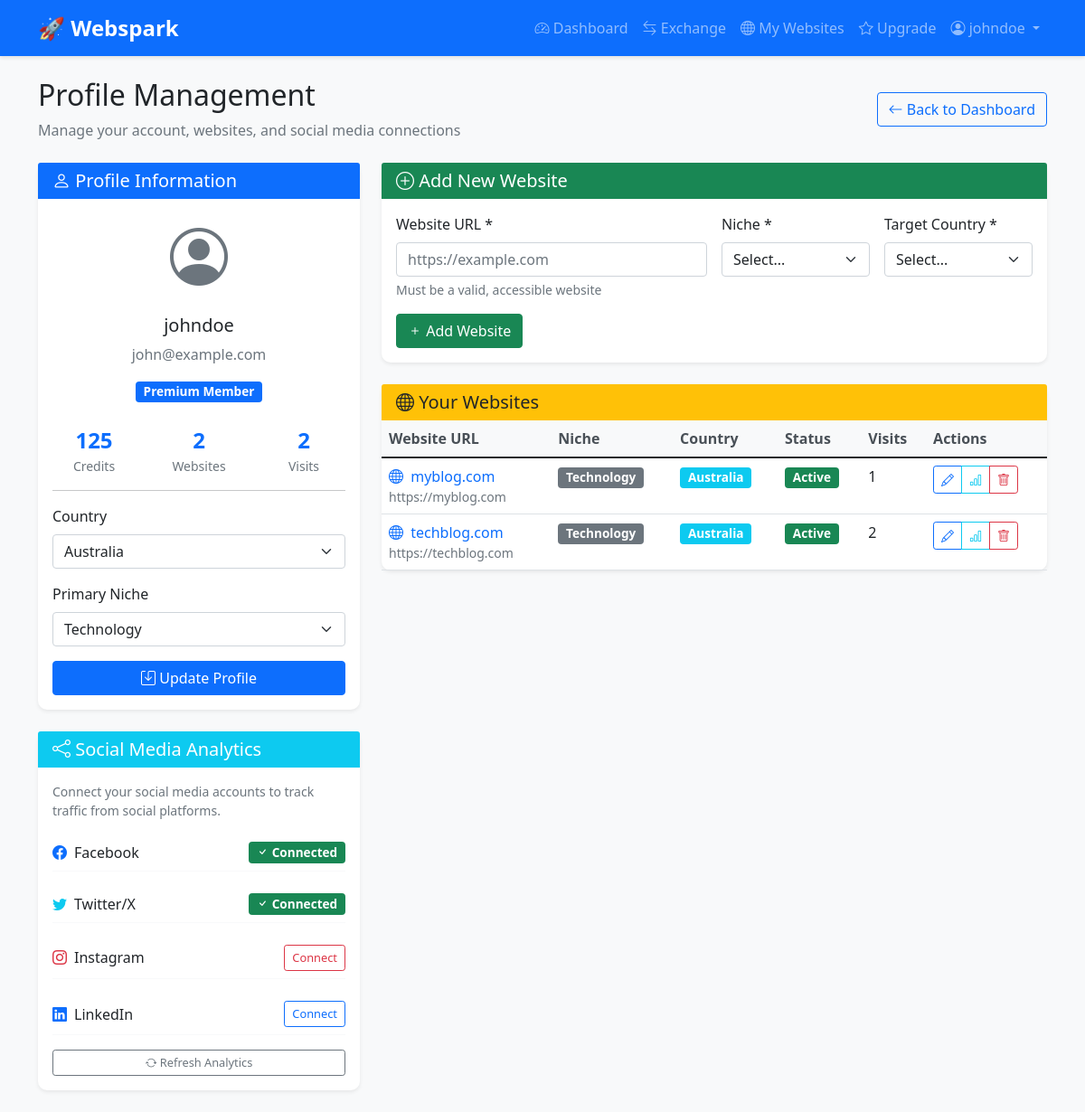
The app's page /profile.php (signed in) with its own data.
### tables this page shows
CREATE TABLE users (
    id INT AUTO_INCREMENT PRIMARY KEY,
    username VARCHAR(50) UNIQUE NOT NULL,
    email VARCHAR(100) UNIQUE NOT NULL,
    password VARCHAR(255) NOT NULL,
    credits INT DEFAULT 0,
    subscription VARCHAR(20) DEFAULT 'free',
    country VARCHAR(50),
    niche VARCHAR(50),
    created_at DATETIME DEFAULT CURRENT_TIMESTAMP,
    
     
    email_verified TINYINT(1) DEFAULT 0,
    verification_code VARCHAR(64),
    reset_token VARCHAR(64),
    reset_expires DATETIME,
    failed_login_attempts INT DEFAULT 0,
    last_login_attempt DATETIME,
    account_locked TINYINT(1) DEFAULT 0,
    
     
    referral_code VARCHAR(32),
    referred_by INT,
    last_active DATETIME DEFAULT CURRENT_TIMESTAMP,
    timezone VARCHAR(50) DEFAULT 'UTC',
    language_preference VARCHAR(10) DEFAULT 'en',
    avatar_url VARCHAR(255),
    bio TEXT,
    
     
    FOREIGN KEY (referred_by) REFERENCES users(id) ON DELETE SET NULL,
    
     
    INDEX idx_email (email),
    INDEX idx_username (username),
    INDEX idx_subscription (subscription),
    INDEX idx_email_verified (email_verified),
    INDEX idx_referral_code (referral_code),
    INDEX idx_created_at (created_at)
);

CREATE TABLE websites (
    id INT AUTO_INCREMENT PRIMARY KEY,
    user_id INT NOT NULL,
    url VARCHAR(500) NOT NULL,  
    title VARCHAR(200),
    description TEXT,
    niche VARCHAR(50),
    country VARCHAR(50),
    language VARCHAR(10) DEFAULT 'en',
    status VARCHAR(20) DEFAULT 'pending',  
    created_at DATETIME DEFAULT CURRENT_TIMESTAMP,
    updated_at DATETIME DEFAULT CURRENT_TIMESTAMP ON UPDATE CURRENT_TIMESTAMP,
    
     
    approval_date DATETIME,
    rejection_reason TEXT,
    last_checked DATETIME,
    
     
    meta_keywords TEXT,
    category VARCHAR(100),
    target_audience VARCHAR(100),
    monthly_visitors INT DEFAULT 0,
    bounce_rate DECIMAL(5,2) DEFAULT 0.00,
    avg_session_duration INT DEFAULT 0,
    
    FOREIGN KEY (user_id) REFERENCES users(id) ON DELETE CASCADE,
    
     
    INDEX idx_user_id (user_id),
    INDEX idx_status (status),
    INDEX idx_niche (niche),
    INDEX idx_country (country),
    INDEX idx_created_at (created_at),
    
     
    UNIQUE KEY unique_url (url)
);

### profile.php (the view, shortened to what this page needs)
<?php
include "config.php";
$user_id = $_SESSION['user_id'];
$stmt = $mysqli->prepare("SELECT * FROM users WHERE id=?");
$stmt->bind_param("i", $user_id);
$stmt->execute();
$user_info = $stmt->get_result()->fetch_assoc();
$stmt = $mysqli->prepare("SELECT * FROM websites WHERE user_id=? ORDER BY id DESC");
$stmt->bind_param("i", $user_id);
$stmt->execute();
$websites = $stmt->get_result();
$stmt = $mysqli->prepare("SELECT * FROM social_accounts WHERE user_id=?");
$stmt->bind_param("i", $user_id);
$stmt->execute();
$social_accounts = $stmt->get_result();
$linked_platforms = [];
while ($account = $social_accounts->fetch_assoc()) {
    $linked_platforms[$account['platform']] = $account['account_id'];
}
?>
<!DOCTYPE html>
<html lang="en">
<head>
  <link href="https://cdn.jsdelivr.net/npm/bootstrap@5.1.3/dist/css/bootstrap.min.css" rel="stylesheet">
  <link href="https://cdn.jsdelivr.net/npm/bootstrap-icons@1.10.0/font/bootstrap-icons.css" rel="stylesheet">
  <link href="assets/css/style.css" rel="stylesheet">
</head>
<body class="dashboard-page">
<?php include "navbar.php"; ?>
<div class="container py-4">
  <div class="d-flex justify-content-between align-items-center mb-4">
    <div>
      <h2>Profile Management</h2>
      <p class="text-muted mb-0">Manage your account, websites, and social media connections</p>
    </div>
    <a href="dashboard.php" class="btn btn-outline-primary">
      <i class="bi bi-arrow-left"></i> Back to Dashboard
    </a>
  </div>
  <div class="row">
    <div class="col-md-4">
      <div class="card shadow-sm mb-4">
        <div class="card-header bg-primary text-white">
          <h5 class="mb-0"><i class="bi bi-person"></i> Profile Information</h5>
        </div>
        <div class="card-body">
          <div class="text-center mb-4">
            <div class="profile-avatar">
              <i class="bi bi-person-circle" style="font-size: 4rem; color: #6c757d;"></i>
            </div>
            <h5 class="mt-2"><?= $user_info['username'] ?></h5>
            <p class="text-muted"><?= $user_info['email'] ?></p>
            <span class="badge bg-<?= $user_info['subscription'] == 'free' ? 'secondary' : ($user_info['subscription'] == 'premium' ? 'primary' : 'success') ?>">
              <?= ucfirst($user_info['subscription']) ?> Member
            </span>
          </div>
          <div class="profile-stats">
            <div class="row text-center">
              <div class="col-4">
                <div class="stat-number"><?= $user_info['credits'] ?></div>
                <div class="stat-label">Credits</div>
              </div>
              <div class="col-4">
                <div class="stat-number"><?php
                  $stmt = $mysqli->prepare("SELECT COUNT(*) as count FROM websites WHERE user_id=?");
                  $stmt->bind_param("i", $user_id);
                  $stmt->execute();
                  echo $stmt->get_result()->fetch_assoc()['count'];
                ?></div>
                <div class="stat-label">Websites</div>
              </div>
              <div class="col-4">
                <div class="stat-number"><?php
                  $stmt = $mysqli->prepare("SELECT COUNT(*) as count FROM visits WHERE visitor_user_id=?");
                  $stmt->bind_param("i", $user_id);
                  $stmt->execute();
                  echo $stmt->get_result()->fetch_assoc()['count'];
                ?></div>
                <div class="stat-label">Visits</div>
              </div>
            </div>
          </div>
          <hr>
          <form id="profileUpdateForm">
            <div class="form-group mb-3">
              <label class="form-label">Country</label>
              <select class="form-select" name="country">
                <option value="Australia" <?= $user_info['country'] == 'Australia' ? 'selected' : '' ?>>Australia</option>
              </select>
            </div>
            <div class="form-group mb-3">
              <label class="form-label">Primary Niche</label>
              <select class="form-select" name="niche">
                <option value="Technology" <?= $user_info['niche'] == 'Technology' ? 'selected' : '' ?>>Technology</option>
              </select>
            </div>
            <button type="submit" class="btn btn-primary w-100">
              <i class="bi bi-save"></i> Update Profile
            </button>
          </form>
        </div>
      </div>
      <div class="card shadow-sm">
        <div class="card-header bg-info text-white">
          <h5 class="mb-0"><i class="bi bi-share"></i> Social Media Analytics</h5>
        </div>
        <div class="card-body">
          <p class="text-muted small">Connect your social media accounts to track traffic from social platforms.</p>
          <?php
          $platforms = [
            'facebook' => ['name' => 'Facebook', 'icon' => 'facebook', 'color' => 'primary'],
            'twitter' => ['name' => 'Twitter/X', 'icon' => 'twitter', 'color' => 'info'],
            'instagram' => ['name' => 'Instagram', 'icon' => 'instagram', 'color' => 'danger'],
            'linkedin' => ['name' => 'LinkedIn', 'icon' => 'linkedin', 'color' => 'primary']
          ];
          foreach ($platforms as $key => $platform):
          ?>
          <div class="social-platform mb-3">
            <div class="d-flex justify-content-between align-items-center">
              <div class="d-flex align-items-center">
                <i class="bi bi-<?= $platform['icon'] ?> text-<?= $platform['color'] ?> me-2"></i>
                <span><?= $platform['name'] ?></span>
              </div>
              <?php if (isset($linked_platforms[$key])): ?>
                <span class="badge bg-success">
                  <i class="bi bi-check"></i> Connected
                </span>
              <?php else: ?>
                <button class="btn btn-sm btn-outline-<?= $platform['color'] ?>"
                        onclick="connectSocial('<?= $key ?>', '<?= $platform['name'] ?>')">
                  Connect
                </button>
              <?php endif; ?>
            </div>
          </div>
          <?php endforeach; ?>
          <div class="mt-3">
            <button class="btn btn-outline-secondary btn-sm w-100" onclick="refreshSocialData()" <?= empty($linked_platforms) ? 'disabled' : '' ?>>
              <i class="bi bi-arrow-repeat"></i> Refresh Analytics
            </button>
          </div>
        </div>
      </div>
    </div>
    <div class="col-md-8">
      <div class="card shadow-sm mb-4">
        <div class="card-header bg-success text-white">
          <h5 class="mb-0"><i class="bi bi-plus-circle"></i> Add New Website</h5>
        </div>
        <div class="card-body">
          <form method="post">
            <div class="row g-3">
              <div class="col-md-6">
                <label class="form-label">Website URL *</label>
                <input type="url" name="url" class="form-control" placeholder="https://example.com" required>
                <div class="form-text">Must be a valid, accessible website</div>
              </div>
              <div class="col-md-3">
                <label class="form-label">Niche *</label>
                <select name="niche" class="form-select" required>
                  <option value="">Select...</option>
                </select>
              </div>
              <div class="col-md-3">
                <label class="form-label">Target Country *</label>
                <select name="country" class="form-select" required>
                  <option value="">Select...</option>
                </select>
              </div>
              <div class="col-12">
                <button type="submit" name="add_website" class="btn btn-success">
                  <i class="bi bi-plus"></i> Add Website
                </button>
              </div>
            </div>
          </form>
        </div>
      </div>
      <div class="card shadow-sm">
        <div class="card-header bg-warning text-dark">
          <h5 class="mb-0"><i class="bi bi-globe"></i> Your Websites</h5>
        </div>
        <div class="card-body p-0">
          <?php if ($websites->num_rows > 0): ?>
            <div class="table-responsive">
              <table class="table table-hover mb-0">
                <thead class="table-light">
                  <tr>
                    <th>Website URL</th>
                    <th>Niche</th>
                    <th>Country</th>
                    <th>Status</th>
                    <th>Visits</th>
                    <th>Actions</th>
                  </tr>
                </thead>
                <tbody>
                  <?php while($website = $websites->fetch_assoc()): ?>
                  <tr>
                    <td>
                      <div class="website-info">
                        <a href="<?= $website['url'] ?>" target="_blank" class="text-decoration-none">
                          <i class="bi bi-globe text-primary me-1"></i>
                          <?= parse_url($website['url'], PHP_URL_HOST) ?>
                        </a>
                        <div class="small text-muted"><?= $website['url'] ?></div>
                      </div>
                    </td>
                    <td><span class="badge bg-secondary"><?= $website['niche'] ?></span></td>
                    <td><span class="badge bg-info"><?= $website['country'] ?></span></td>
                    <td>
                      <?php
                      $status_class = $website['status'] == 'active' ? 'success' : ($website['status'] == 'pending' ? 'warning' : 'danger');
                      ?>
                      <span class="badge bg-<?= $status_class ?>"><?= ucfirst($website['status']) ?></span>
                    </td>
                    <td>
                      <?php
                      $stmt = $mysqli->prepare("SELECT COUNT(*) as visits FROM visits v JOIN websites w ON v.website_id = w.id WHERE w.id=?");
                      $stmt->bind_param("i", $website['id']);
                      $stmt->execute();
                      $visit_count = $stmt->get_result()->fetch_assoc()['visits'];
                      echo $visit_count;
                      ?>
                    </td>
                    <td>
                      <div class="btn-group btn-group-sm">
                        <button class="btn btn-outline-primary" onclick="editWebsite(<?= $website['id'] ?>)">
                          <i class="bi bi-pencil"></i>
                        </button>
                        <button class="btn btn-outline-info" onclick="viewAnalytics(<?= $website['id'] ?>)">
                          <i class="bi bi-bar-chart"></i>
                        </button>
                        <button class="btn btn-outline-danger" onclick="deleteWebsite(<?= $website['id'] ?>)">
                          <i class="bi bi-trash"></i>
                        </button>
                      </div>
                    </td>
                  </tr>
                  <?php endwhile; ?>
                </tbody>
              </table>
            </div>
          <?php endif; ?>
        </div>
      </div>
    </div>
  </div>
</div>
</body>
</html>

### assets/css/style.css (style rules this page uses)
body { background-color: #f8f9fa; font-family: 'Segoe UI', Tahoma, Geneva, Verdana, sans-serif; }
.card { border-radius: 10px; border: none; box-shadow: 0 2px 10px rgba(0,0,0,0.1); }
.btn-primary, .bg-primary { background-color: #0d6efd !important; border-color: #0d6efd !important; }
.btn-outline-primary { border-color: #0d6efd; color: #0d6efd; }
.table th { border-top: none; font-weight: 600; color: #495057; }
.card-header { border-bottom: none; font-weight: 600; }
.badge { font-size: 0.85em; }
.btn-sm { font-size: 0.8rem; }

### profile.php (style rules this page uses)
.profile-avatar { margin-bottom: 1rem; }
.stat-number { font-size: 1.5rem; font-weight: bold; color: #0d6efd; }
.stat-label { font-size: 0.875rem; color: #6c757d; }
.social-platform { padding: 0.5rem 0; border-bottom: 1px solid #f8f9fa; }

### records on screen
users: username "johndoe", email "john@example.com", subscription "Premium", credits "125", country "Australia", niche "Technology"
websites: url "myblog.com", url "https://myblog.com", niche "Technology", country "Australia", status "Active", visit_count "1"
websites: url "techblog.com", url "https://techblog.com", niche "Technology", country "Australia", status "Active", visit_count "2"

### other values on screen
$_SESSION['username'] "johndoe"
$stmt->get_result()->fetch_assoc()['count'] "2"
$platform['name'] "Facebook"
$platform['name'] "Twitter/X"
$platform['name'] "Instagram"
$platform['name'] "LinkedIn"
